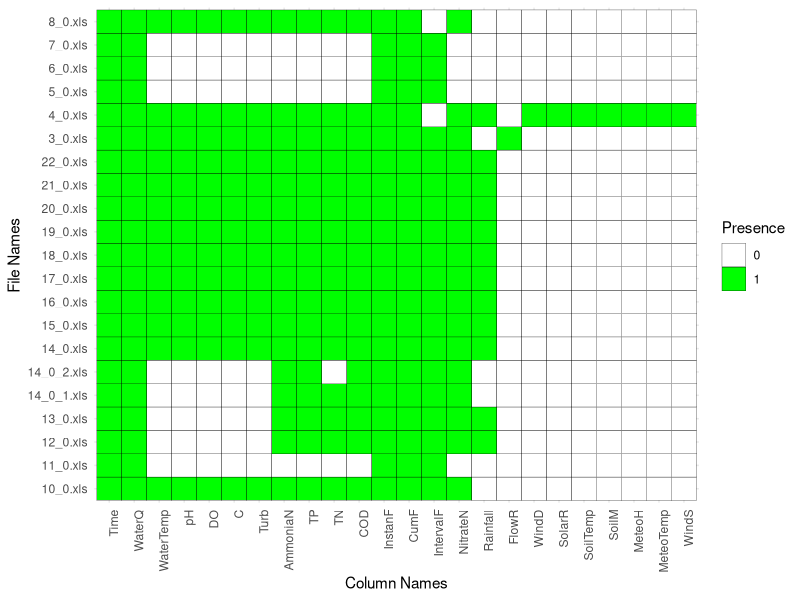
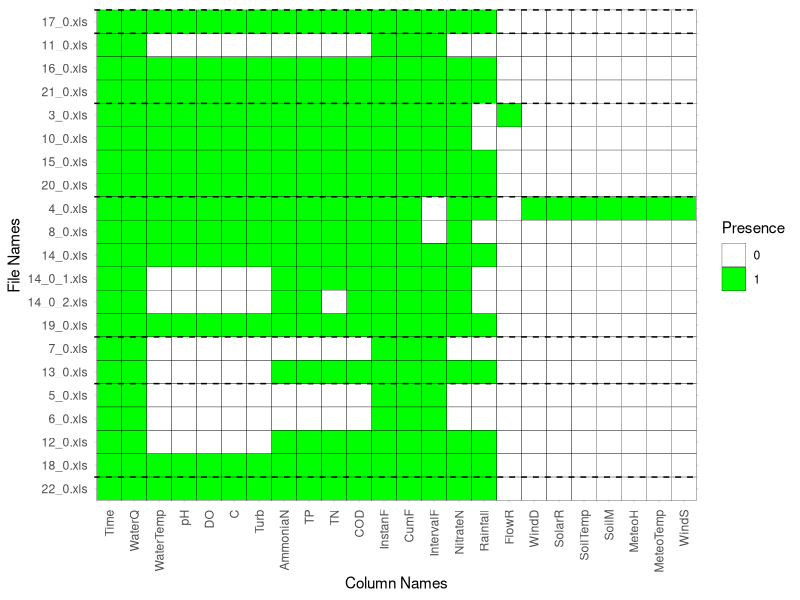
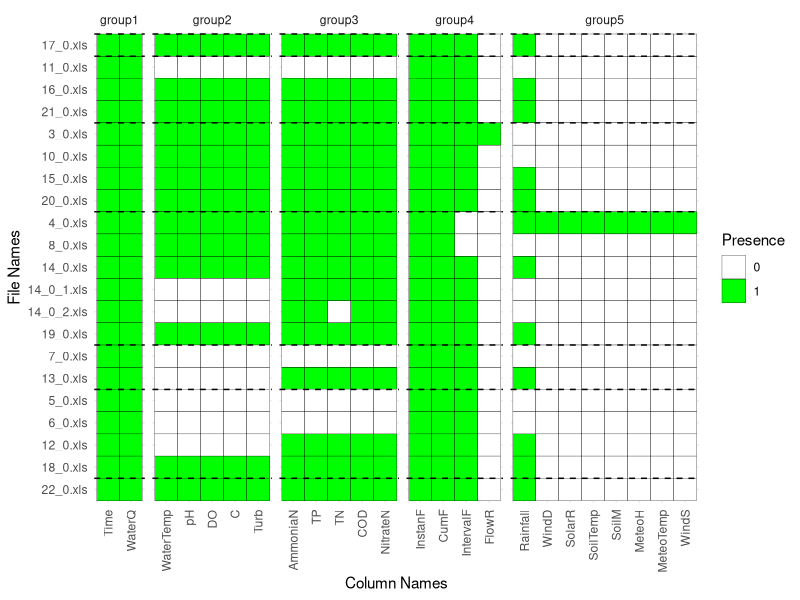
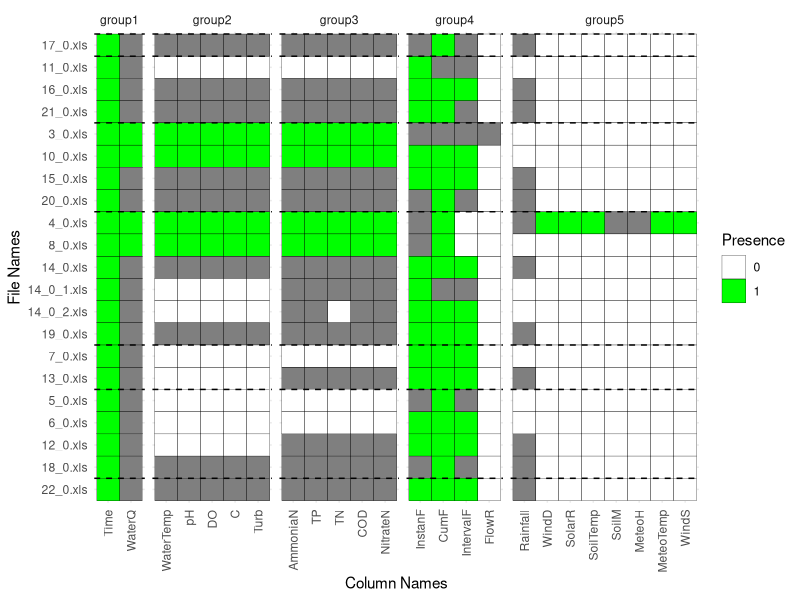
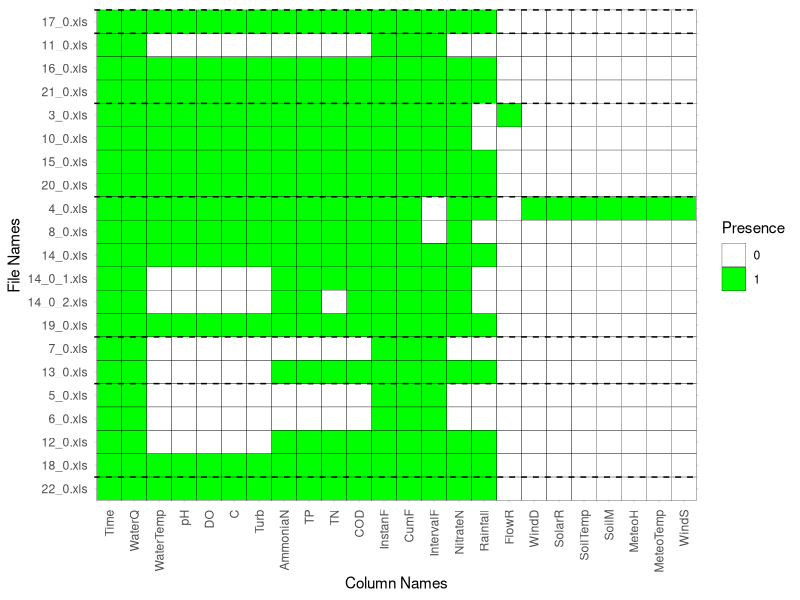
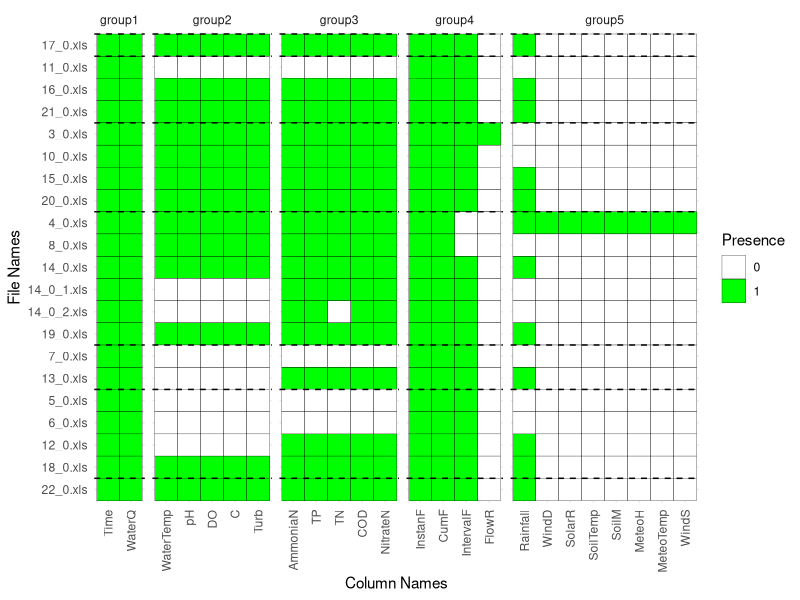
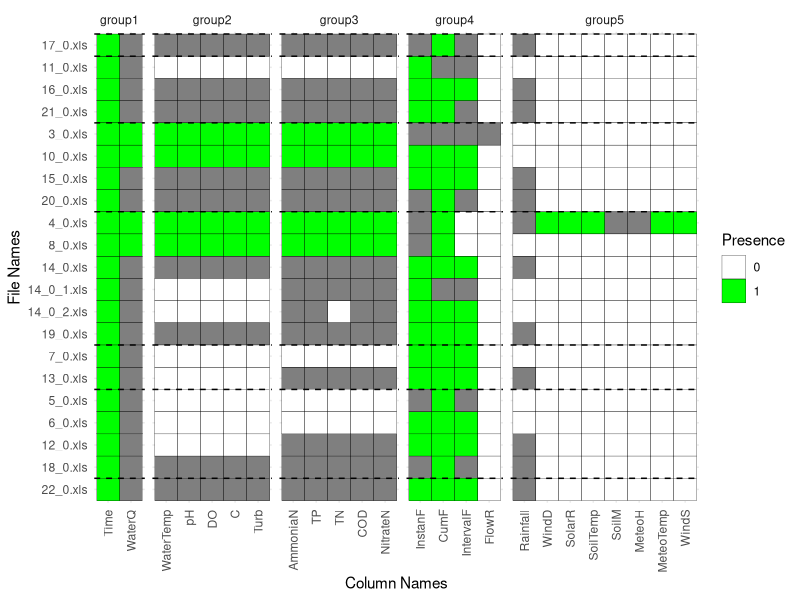

Generate these figures, in order, with R:
## ---- chunk 1
knitr::opts_chunk$set(echo = TRUE)

install.packages("ggplot2")
install.packages("reshape2")



## ---- chunk 2
library(ggplot2)
library(reshape2)
library(readxl)
library(lubridate)
library(dplyr)
library(readr)
## ---- chunk 3
ColNameAll <- read_csv("Output_Excel/ColNameAll.csv")
View(ColNameAll)
# 将数据框从宽格式转换为长格式
melted_data <- melt(ColNameAll, id.vars = "File")

# 创建热图
ggplot(melted_data, aes(x = variable, y = File, fill = factor(value))) +
  geom_tile(color = "black") +
  scale_fill_manual(values = c("0" = "white", "1" = "green")) +
  labs(x = "Column Names", y = "File Names", fill = "Presence") +
  theme_minimal() +
  theme(axis.text.x = element_text(angle = 90, hjust = 1))



## ---- chunk 4
ColNameAll <- read_csv("Output_Excel/ColNameAll.csv")
# 自定义文件顺序和分组
custom_order <- c(
  "22_0.xls", # 第一组
  "18_0.xls", "12_0.xls", "6_0.xls", "5_0.xls", # 第二组
  "13_0.xls", "7_0.xls", # 第三组
  "19_0.xls", "14_0_2.xls", "14_0_1.xls", "14_0.xls", "8_0.xls", "4_0.xls", # 第四组
  "20_0.xls", "15_0.xls", "10_0.xls", "3_0.xls", # 第五组
  "21_0.xls", "16_0.xls", "11_0.xls", # 第六组
  "17_0.xls" # 第七组
)

# 将文件列转换为因子并按自定义顺序排序
ColNameAll$File <- factor(ColNameAll$File, levels = custom_order)

# 将数据框从宽格式转换为长格式
melted_data <- melt(ColNameAll, id.vars = "File")

# 创建热图
p <- ggplot(melted_data, aes(x = variable, y = File, fill = factor(value))) +
  geom_tile(color = "black") +
  scale_fill_manual(values = c("0" = "white", "1" = "green")) +
  labs(x = "Column Names", y = "File Names", fill = "Presence") +
  theme_minimal() +
  theme(axis.text.x = element_text(angle = 90, vjust = 0.5, hjust = 1))

# 添加分隔线
group_lines <- c(1.5, 5.5, 7.5, 13.5, 17.5, 20.5, 21.5) # 定义分隔线位置

for (line in group_lines) {
  p <- p + geom_hline(yintercept = line, color = "black", linetype = "dashed")
}

# 打印结果
print(p)

# 保存图表
ggsave("Output/Heatmap_with_lines.png", plot = p)
## ---- chunk 5
ColNameAll <- read_csv("Output_Excel/ColNameAll.csv")
# 自定义文件顺序和分组
custom_order <- c(
  "22_0.xls", # 第一组
  "18_0.xls", "12_0.xls", "6_0.xls", "5_0.xls", # 第二组
  "13_0.xls", "7_0.xls", # 第三组
  "19_0.xls", "14_0_2.xls", "14_0_1.xls", "14_0.xls", "8_0.xls", "4_0.xls", # 第四组
  "20_0.xls", "15_0.xls", "10_0.xls", "3_0.xls", # 第五组
  "21_0.xls", "16_0.xls", "11_0.xls", # 第六组
  "17_0.xls" # 第七组
)

# 自定义列名分组和颜色
column_groups <- list(
  group1 = c("Time", "WaterQ"),
  group2 = c("WaterTemp", "pH", "DO", "C", "Turb"),
  group3 = c("AmmoniaN", "TP", "TN", "COD", "NitrateN"),
  group4 = c("InstanF", "CumF", "IntervalF", "FlowR"),
  group5 = c("WindD", "WindS", "SolarR", "SoilTemp", "SoilM", "MeteoH", "MeteoTemp","Rainfall")
)

column_colors <- c(
  group1 = "grey",
  group2 = "darkblue",
  group3 = "red",
  group4 = "lightblue",
  group5 = "black"
)

# 将文件列转换为因子并按自定义顺序排序
ColNameAll$File <- factor(ColNameAll$File, levels = custom_order)

# 将数据框从宽格式转换为长格式
melted_data <- melt(ColNameAll, id.vars = "File")

# 为每个列名分配颜色
melted_data$color <- sapply(melted_data$variable, function(x) {
  group <- which(sapply(column_groups, function(group) x %in% group))
  names(column_groups)[group]
})

# 创建热图
p <- ggplot(melted_data, aes(x = variable, y = File, fill = factor(value))) +
  geom_tile(color = "black") +
  scale_fill_manual(values = c("0" = "white", "1" = "green")) +
  labs(x = "Column Names", y = "File Names", fill = "Presence") +
  theme_minimal() +
  theme(axis.text.x = element_text(angle = 90, vjust = 0.5, hjust = 1)) +
  facet_grid(~color, scales = "free_x", space = "free_x")

# 添加分隔线
group_lines <- c(1.5, 5.5, 7.5, 13.5, 17.5, 20.5, 21.5) # 定义分隔线位置

for (line in group_lines) {
  p <- p + geom_hline(yintercept = line, color = "black", linetype = "dashed")
}

# 打印结果
print(p)

ggsave("Output_F/Heatmap1_colnames.png", plot = p, width = 10, height = 8)

## ---- chunk 6

ColNameAll_vali <- read_csv("Output_Excel/ColNameAll_vali.csv")

# 自定义文件顺序和分组
custom_order <- c(
  "22_0.xls", # 第一组
  "18_0.xls", "12_0.xls", "6_0.xls", "5_0.xls", # 第二组
  "13_0.xls", "7_0.xls", # 第三组
  "19_0.xls", "14_0_2.xls", "14_0_1.xls", "14_0.xls", "8_0.xls", "4_0.xls", # 第四组
  "20_0.xls", "15_0.xls", "10_0.xls", "3_0.xls", # 第五组
  "21_0.xls", "16_0.xls", "11_0.xls", # 第六组
  "17_0.xls" # 第七组
)

# 自定义列名分组和颜色
column_groups <- list(
  group1 = c("Time", "WaterQ"),
  group2 = c("WaterTemp", "pH", "DO", "C", "Turb"),
  group3 = c("AmmoniaN", "TP", "TN", "COD", "NitrateN"),
  group4 = c("InstanF", "CumF", "IntervalF", "FlowR"),
  group5 = c("WindD", "WindS", "SolarR", "SoilTemp", "SoilM", "MeteoH", "MeteoTemp","Rainfall")
)

column_colors <- c(
  group1 = "grey",
  group2 = "darkblue",
  group3 = "red",
  group4 = "lightblue",
  group5 = "black"
)

# 将文件列转换为因子并按自定义顺序排序
ColNameAll_vali$File <- factor(ColNameAll_vali$File, levels = custom_order)

# 将数据框从宽格式转换为长格式
melted_data <- melt(ColNameAll_vali, id.vars = "File")

# 为每个列名分配颜色
melted_data$color <- sapply(melted_data$variable, function(x) {
  group <- which(sapply(column_groups, function(group) x %in% group))
  names(column_groups)[group]
})

# 创建热图
p <- ggplot(melted_data, aes(x = variable, y = File, fill = factor(value))) +
  geom_tile(color = "black") +
  scale_fill_manual(values = c("0" = "white", "1" = "green")) +
  labs(x = "Column Names", y = "File Names", fill = "Presence") +
  theme_minimal() +
  theme(axis.text.x = element_text(angle = 90, vjust = 0.5, hjust = 1)) +
  facet_grid(~color, scales = "free_x", space = "free_x")

# 添加分隔线
group_lines <- c(1.5, 5.5, 7.5, 13.5, 17.5, 20.5, 21.5) # 定义分隔线位置

for (line in group_lines) {
  p <- p + geom_hline(yintercept = line, color = "black", linetype = "dashed")
}

# 打印结果
print(p)

ggsave("Output_F/Heatmap1_colnames_valid.png", plot = p, width = 10, height = 8)
